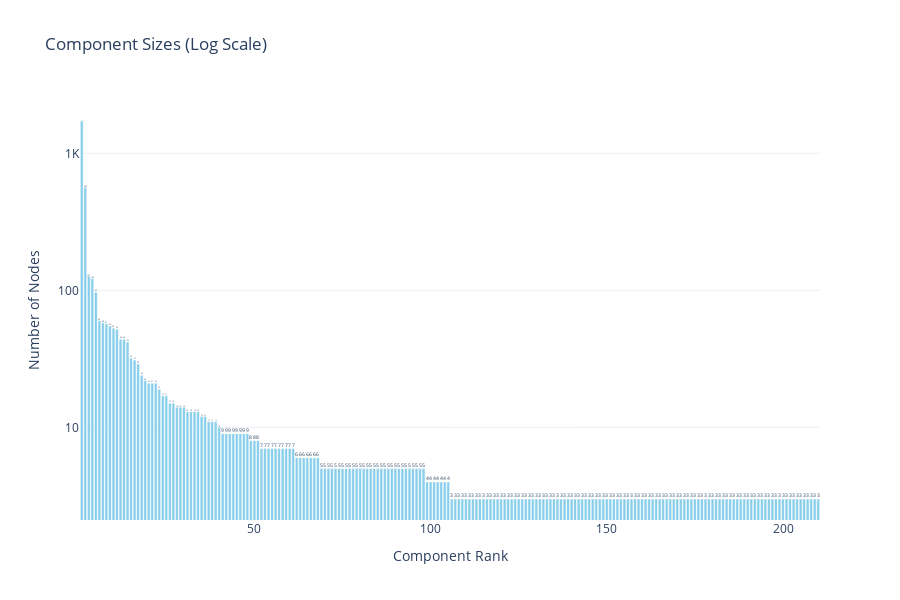

Notebook cell for this chart:
### Markdown cell above
<center>
<h3> Full network </h3>
<img src="images/full_network.png" alt="Full network generated with Gephi" width="600" height="600">
</center>

### Code cell
components_df = get_components_dataframe(G)
plot_component_sizes(components_df)

### Figure 1 — Plotly figure (JSON) as saved in the notebook; plotly's stock layout.template omitted (floating-point values rounded to 4 significant figures; data arrays with more than 128 entries replaced by an {"elided": "..."} marker saying what was removed)
{"data": [{"hovertemplate": "<b>Component Rank</b>: %{x}<br><b>Nodes</b>: %{y:,}<br><extra></extra>", "marker": {"color": "skyblue"}, "name": "Number of Nodes", "text": {"elided": "210 float values"}, "textposition": "auto", "type": "bar", "x": {"elided": "210 int values"}, "y": {"elided": "210 int values"}}], "layout": {"height": 600, "showlegend": false, "title": {"text": "Component Sizes (Log Scale)"}, "xaxis": {"title": {"text": "Component Rank"}}, "yaxis": {"showgrid": true, "ticktext": ["1", "10", "100", "1K", "10K", "100K"], "tickvals": [1, 10, 100, 1000, 10000, 100000], "title": {"text": "Number of Nodes"}, "type": "log"}}}
